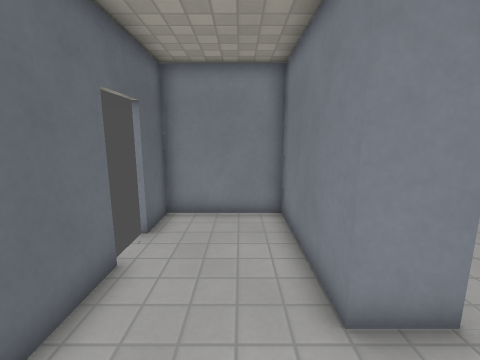
[1] (above)

12 first-person views from a walk through a Godot game level. The camera is 1.4 m above the floor, tilts 10° down and sees 90° across. The floor is counted in squares, 0.5 m on a side. Each view is taken from the middle of a square. On the plan, view 1 faces up. The plan holds only what a view shows up to about 18 squares ahead; the rest is blank. The place goes on beyond the plan. Surface patterns are stand-ins for the level's own textures.

[2]
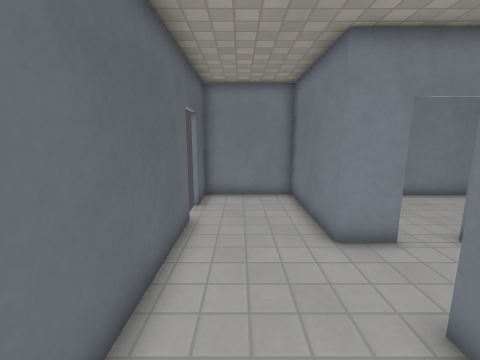

[3]
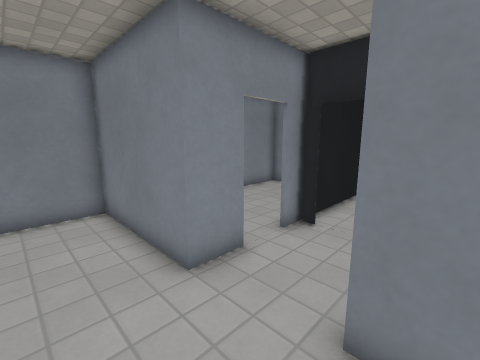

[4]
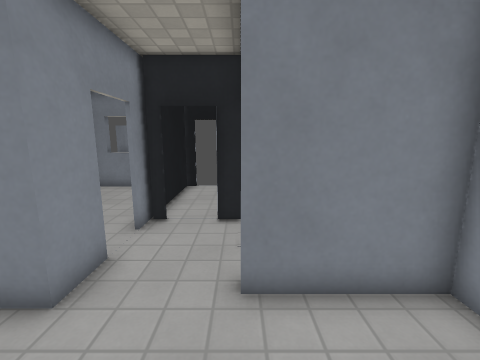

[5]
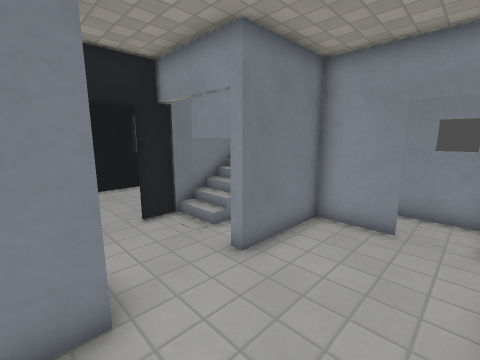

[6]
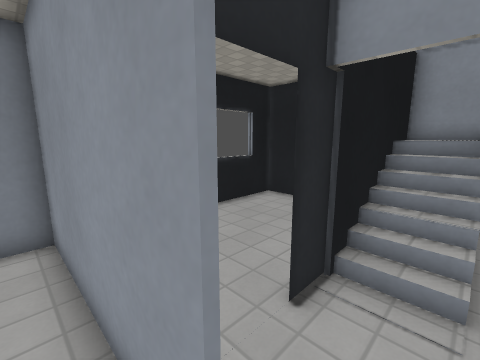

[7]
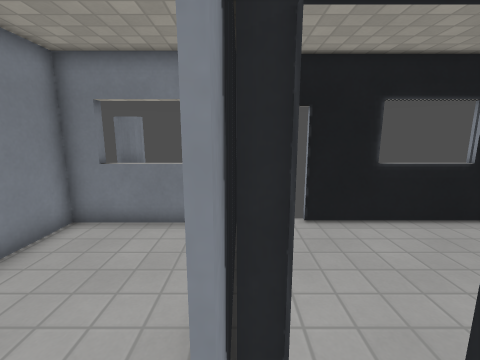

[8]
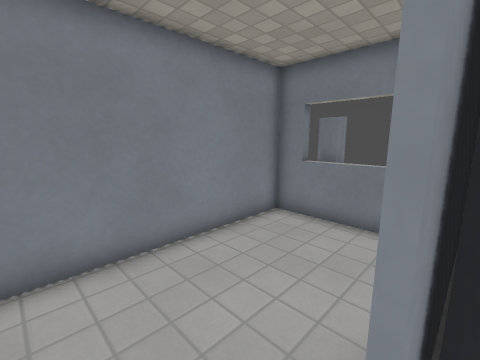

[9]
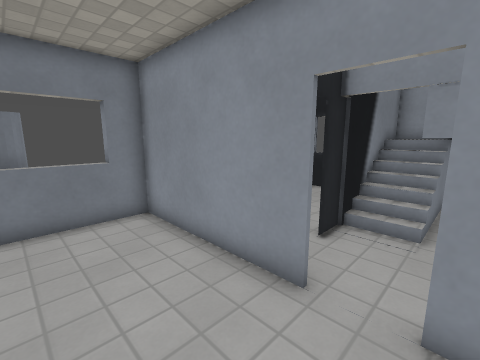

[10]
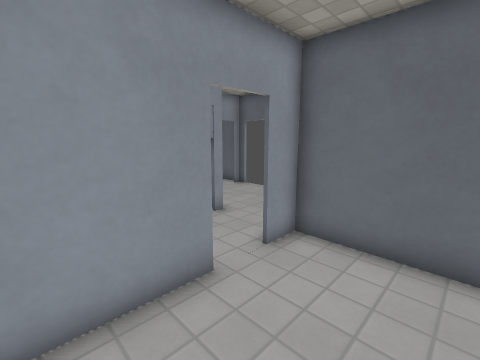

[11]
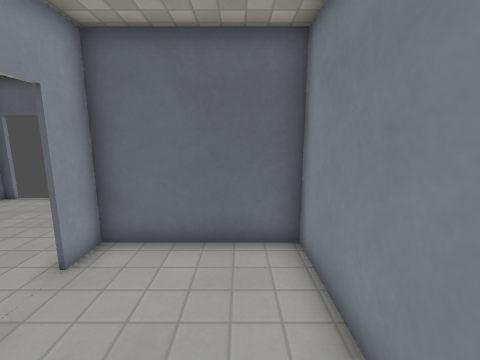

[12]
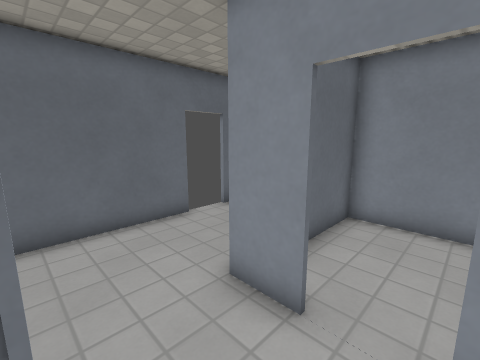

### Floor plan
Key: @ floor where view 1 was taken; # wall or solid block; x gap in a wall; . floor; / step, stairs or slope; = window, fence, low wall or low ledge; T thing the floor can be seen under or through.
Columns run from 3 left of view 1 to 13 right of it. Each row starts with its distance up from view 1.
  9 ######
  8 #....###########
  7 x....#.........##
  6  ....#.........=#
  5 x....#.........=
  4 #....#.........#
  3 #....##..T######
  2 #........ ....#
  1 #........T....#
  0 #..@.///.T....#
 -1 #..../ //T....#
 -2  ....= //#....#
 -3  ....= //# ...#
 -4 ##.##= //# ...#
 -5 ##..     =  ..#
 -6  ###   ###  ###

Positions as (right, up) in squares from view 1, and headings:
1: (0, 0), facing up
2: (-1, -3), facing up
3: (-1, -1), facing up-right
4: (-2, 0), facing right
5: (-2, 4), facing down-right
6: (4, 4), facing down-right
7: (4, 3), facing right
8: (4, 3), facing up-right
9: (3, 7), facing down-right
10: (8, 7), facing down-left
11: (8, 7), facing left
12: (5, 0), facing up-left
